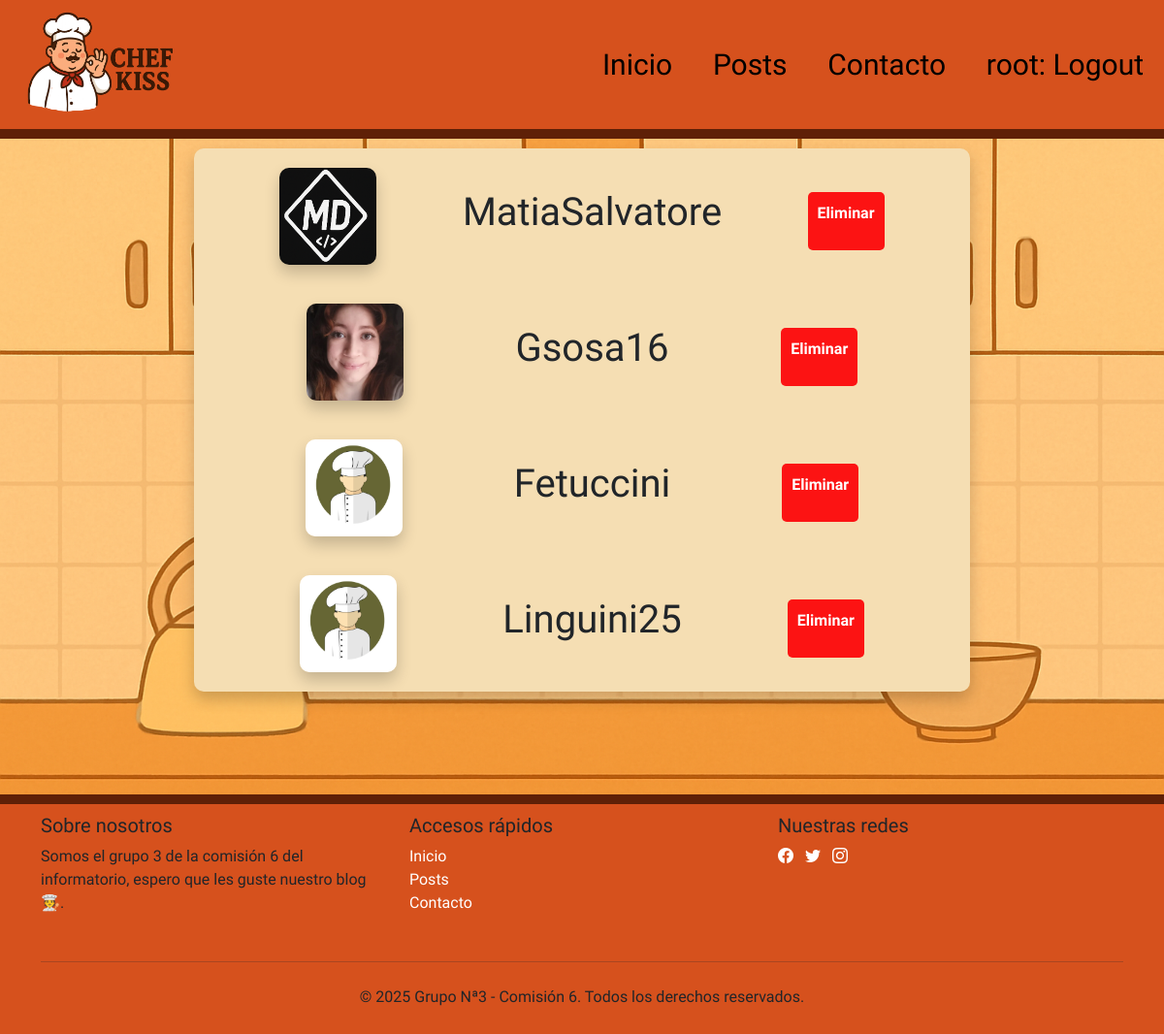
Page /usuarios/ (signed in) on the earlier database version.
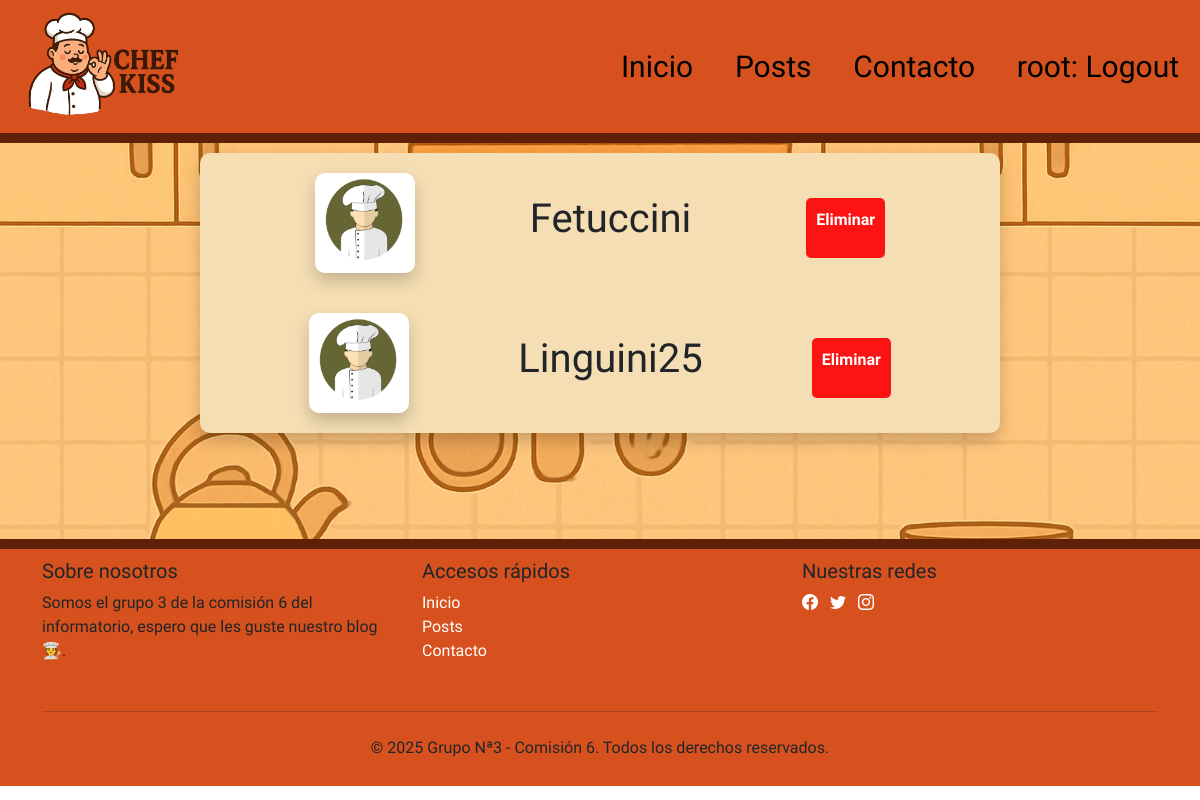
Same page on the later database version.
### apps/usuario/models.py (models this page shows, shortened)
class Usuario(AbstractUser):
    imagen = models.ImageField(null=True,blank=True,upload_to='usuario',default='usuario/user-default.png')

### apps/usuario/views.py (the view)
# urls.py: path('usuarios/', UsuarioListView.as_view(),name='usuario_list'),
class UsuarioListView(LoginRequiredMixin, ListView):
    model = Usuario
    template_name = 'usuario/usuario_list.html'
    context_object_name = 'usuarios'
    def get_queryset(self):
        queryset = super().get_queryset()
        queryset = queryset.exclude(is_superuser=True)
        return queryset

### templates/usuario/usuario_list.html
{%extends 'base.html'%}
{% load static %}
{% load colaborador_tags %}
{%block contenido%}
<div class="fondo_settings">
    <div class="fondo_lista_usuarios">
    {% if user.is_superuser or request.user|has_group:"Colaborador" %}
        {% for i in usuarios %}
        <div class="user_card">
            <img src="{{ i.imagen.url }}" alt="">
            <h1>{{i.username}}</h1>
            <a class = "boton_menus_eliminar" href="{% url 'apps.usuario:usuario_delete' i.pk %}">Eliminar</a>
        </div>
        {% empty %}
        <h1>No hay registros</h1>
        {%endfor%}
    {% endif %}
    </div>
<br><br><br><br>
</div>
{% endblock %}

Differences in the rows shown:
removed Usuario: imagen (picture), username "MatiaSalvatore"
removed Usuario: imagen (picture), username "Gsosa16"
